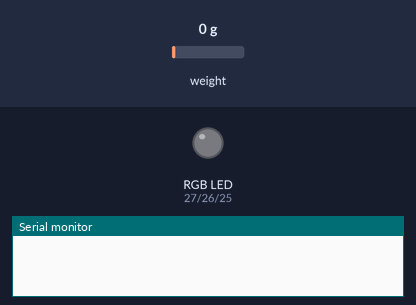
Simulated run of this sketch. Board: ESP32. Parts: an RGB LED mixed from three pins (HIGH = lit), the last lines printed to the serial monitor. The inputs (shaded band) are chosen by the test bench; at power-on: weight on the scale 0 g. Nothing arrives over Bluetooth unless stated; a phone connects over Bluetooth LE 3 s after start.

Above: at 0.1 s.
At 2.2 s:
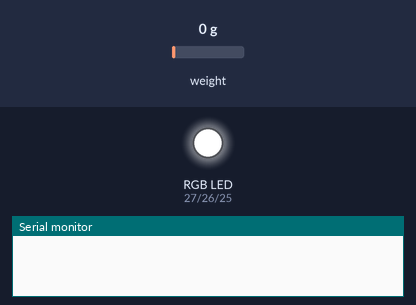
2.3 s: weight on the scale set to 13 g
4.5 s: weight on the scale set to 18 g
At 5.8 s:
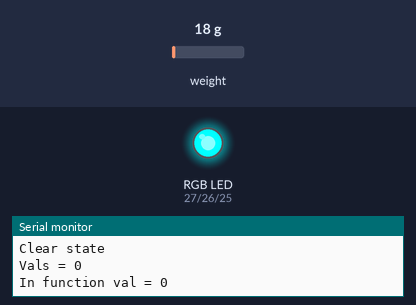
Timing chart, 0 to 7.5 s (numbered marks = the images above; inputs shaded):
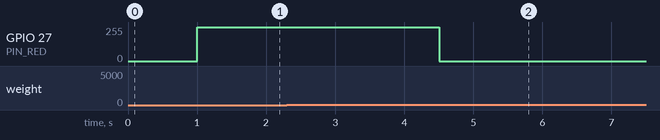

Measured:
- the behaviour switches between 15 and 16 g on weight on the scale (found by bisection; images 1 and 2)
- after the input at 4.5 s, GPIO 27 (PIN_RED): 254/255 → 0/255 at once

The sketch:

Mesh4.ino
```cpp
#include <BLEDevice.h>
#include <BLEUtils.h>
#include <BLEServer.h>
#include <BLE2902.h>
#include "HX711.h"
#include "analogWrite.h"
#define calibration_factor 211.85 //This value is obtained using the SparkFun_HX711_Calibration sketch

#define DOUT 16
#define CLK 4

// init Class:
HX711 scale;

#define PIN_RED    27
#define PIN_GREEN  26
#define PIN_BLUE   25

char str[8] = "";
char valStr[8];
BLECharacteristic *pCharacteristic;
bool deviceConnected = false;
int vals = 0;
int stat = 0;
BLEServer *pServer;

#define SERVICE_UUID           "6E400001-B5A3-F393-E0A9-E50E24DCCA9E"
#define CHARACTERISTIC_UUID_RX "6E400002-B5A3-F393-E0A9-E50E24DCCA9E"
#define CHARACTERISTIC_UUID_TX "6E400003-B5A3-F393-E0A9-E50E24DCCA9E"

class MyServerCallbacks: public BLEServerCallbacks {
    void onConnect(BLEServer* pServer) {
      deviceConnected = true;
    };

    void onDisconnect(BLEServer* pServer) {
      deviceConnected = false;
      pServer->getAdvertising()->start();
    }
};

class MyCallbacks: public BLECharacteristicCallbacks
{
  void onWrite(BLECharacteristic *pCharacteristic)
  {
    std::string RXvalue = pCharacteristic->getValue().c_str();
    uint8_t* rx_data = pCharacteristic->getData();
    vals = (int)(*rx_data);
    if (RXvalue.length() > 0) {
      Serial.println("*********");
      Serial.print("Recieved value: ");
      Serial.println(vals);
    }
    Serial.println("*********");
  }
};


void setup()
{
  Serial.begin(9600);

  BLEDevice::init("ESP32_4");
  pServer = BLEDevice::createServer();
  pServer->setCallbacks(new MyServerCallbacks());

  BLEService *pService = pServer->createService(SERVICE_UUID);

  pCharacteristic = pService->createCharacteristic(
                                         CHARACTERISTIC_UUID_TX,
                                         BLECharacteristic::PROPERTY_READ
                                        );

  pCharacteristic->addDescriptor(new BLE2902());

  BLECharacteristic *pCharacteristic2 = pService->createCharacteristic(
                                         CHARACTERISTIC_UUID_RX,
                                         BLECharacteristic::PROPERTY_WRITE
                                       );
  pCharacteristic2->setCallbacks(new MyCallbacks());

  pService->start();
  BLEAdvertising *pAdvertising = pServer->getAdvertising();
  pAdvertising->start();

  scale.begin(DOUT, CLK);
  scale.set_scale(calibration_factor);
  scale.tare();
  pinMode(PIN_RED,   OUTPUT);
  pinMode(PIN_GREEN, OUTPUT);
  pinMode(PIN_BLUE,  OUTPUT);
  randomSeed(analogRead(0));
  setColor(255,255,255);
}

void loop() {
  if(deviceConnected){
      Serial.printf("Vals = %d\n", vals);
      stat = getReadings();
      if(stat == 1){
        Serial.printf("Current status : %d\n",stat);
        pCharacteristic->setValue("4");
        pCharacteristic->notify();
        vals = 0;
      }
      if(stat == 0){
        Serial.printf("Current status : %d\n",stat);
        Serial.println("Clear state");
        pCharacteristic->setValue(str);
        pCharacteristic->notify();
        vals = 0;
      }
  }
}

void setColor(int R, int G, int B) {
  analogWrite(PIN_RED,   R);
  analogWrite(PIN_GREEN, G);
  analogWrite(PIN_BLUE,  B);
}

int getReadings(){
  unsigned long prevTime = 0;
  unsigned long currTime = 0;
  int reading_init;
  int reading_final;
  int reading;
  int valsPrev =vals;
  currTime = millis();
  prevTime = millis();
  Serial.printf("In function val = %d\n", vals);
  reading_init = 0;
  reading_final = 0;
  while(currTime-prevTime <= 2000)
  {
    currTime = millis();
    if(scale.is_ready()) {
      reading_init = scale.get_units(1);
    }
    if(valsPrev != vals){
      prevTime = currTime;
      valsPrev = vals;
    }
    if(vals==20 && reading_init < 15)
      setColor(0,0,0);
    else if(vals == 0 && reading_init < 15)
      setColor(255,255,255);

    if( reading_init > 15 && vals ==20 ){
      setColor(255,0,255);
      if(reading_init > reading_final )
        reading_final = reading_init;
      else if( reading_final > reading_init ){
        setColor(255,0,255);
        return 1;
      }
    }
    else if(reading_init > 15 && vals == 0){
      setColor(0,255,255);
      if(reading_init > reading_final )
        reading_final = reading_init;
      else if( reading_final > reading_init ){
        setColor(0,255,255);
        return 1;
      }
    }
  }
  return 0;
}
```

analogWrite.cpp
```cpp
#include "analogWrite.h"

analog_write_channel_t _analog_write_channels[16] = {
    {-1, 5000, 13},
    {-1, 5000, 13},
    {-1, 5000, 13},
    {-1, 5000, 13},
    {-1, 5000, 13},
    {-1, 5000, 13},
    {-1, 5000, 13},
    {-1, 5000, 13},
    {-1, 5000, 13},
    {-1, 5000, 13},
    {-1, 5000, 13},
    {-1, 5000, 13},
    {-1, 5000, 13},
    {-1, 5000, 13},
    {-1, 5000, 13},
    {-1, 5000, 13}};

int analogWriteChannel(uint8_t pin)
{
  int channel = -1;

  // Check if pin already attached to a channel
  for (uint8_t i = 0; i < 16; i++)
  {
    if (_analog_write_channels[i].pin == pin)
    {
      channel = i;
      break;
    }
  }

  // If not, attach it to a free channel
  if (channel == -1)
  {
    for (uint8_t i = 0; i < 16; i++)
    {
      if (_analog_write_channels[i].pin == -1)
      {
        _analog_write_channels[i].pin = pin;
        channel = i;
        ledcSetup(channel, _analog_write_channels[i].frequency, _analog_write_channels[i].resolution);
        ledcAttachPin(pin, channel);
        break;
      }
    }
  }

  return channel;
}

void analogWriteFrequency(double frequency)
{
  for (uint8_t i = 0; i < 16; i++)
  {
    _analog_write_channels[i].frequency = frequency;
  }
}

void analogWriteFrequency(uint8_t pin, double frequency)
{
  int channel = analogWriteChannel(pin);

  // Make sure the pin was attached to a channel, if not do nothing
  if (channel != -1 && channel < 16)
  {
    _analog_write_channels[channel].frequency = frequency;
  }
}

void analogWriteResolution(uint8_t resolution)
{
  for (uint8_t i = 0; i < 16; i++)
  {
    _analog_write_channels[i].resolution = resolution;
  }
}

void analogWriteResolution(uint8_t pin, uint8_t resolution)
{
  int channel = analogWriteChannel(pin);

  // Make sure the pin was attached to a channel, if not do nothing
  if (channel != -1 && channel < 16)
  {
    _analog_write_channels[channel].resolution = resolution;
  }
}

void analogWrite(uint8_t pin, uint32_t value, uint32_t valueMax)
{
  int channel = analogWriteChannel(pin);

  // Make sure the pin was attached to a channel, if not do nothing
  if (channel != -1 && channel < 16)
  {
    uint8_t resolution = _analog_write_channels[channel].resolution;
    uint32_t levels = pow(2, resolution);
    uint32_t duty = ((levels - 1) / valueMax) * min(value, valueMax);

    // write duty to LEDC
    ledcWrite(channel, duty);
  }
}
```

analogWrite.h
```cpp
#ifndef _ESP32_ANALOG_WRITE_
#define _ESP32_ANALOG_WRITE_

#include <Arduino.h>

typedef struct analog_write_channel
{
  int8_t pin;
  double frequency;
  uint8_t resolution;
} analog_write_channel_t;

int analogWriteChannel(uint8_t pin);

void analogWriteFrequency(double frequency);
void analogWriteFrequency(uint8_t pin, double frequency);

void analogWriteResolution(uint8_t resolution);
void analogWriteResolution(uint8_t pin, uint8_t resolution);

void analogWrite(uint8_t pin, uint32_t value, uint32_t valueMax = 255);

#endif
```
